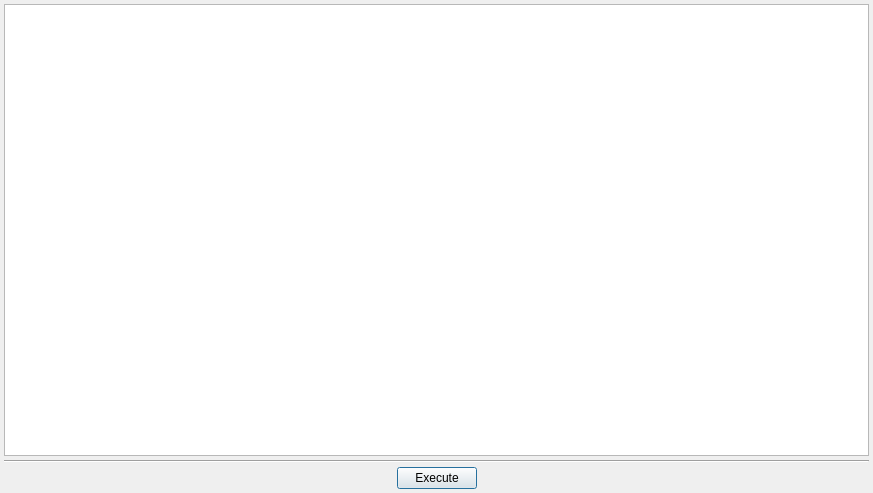
<?xml version="1.0" encoding="UTF-8"?>
<ui version="4.0">
 <class>CVSqlDialog</class>
 <widget class="QDialog" name="CVSqlDialog">
  <property name="geometry">
   <rect>
    <x>0</x>
    <y>0</y>
    <width>873</width>
    <height>493</height>
   </rect>
  </property>
  <property name="windowTitle">
   <string>Dialog</string>
  </property>
  <layout class="QVBoxLayout" name="verticalLayout">
   <property name="spacing">
    <number>4</number>
   </property>
   <property name="leftMargin">
    <number>4</number>
   </property>
   <property name="topMargin">
    <number>4</number>
   </property>
   <property name="rightMargin">
    <number>4</number>
   </property>
   <property name="bottomMargin">
    <number>4</number>
   </property>
   <item>
    <widget class="QTextEdit" name="edText"/>
   </item>
   <item>
    <widget class="Line" name="line">
     <property name="orientation">
      <enum>Qt::Horizontal</enum>
     </property>
    </widget>
   </item>
   <item>
    <layout class="QHBoxLayout" name="horizontalLayout">
     <item>
      <spacer name="horizontalSpacer_2">
       <property name="orientation">
        <enum>Qt::Horizontal</enum>
       </property>
       <property name="sizeHint" stdset="0">
        <size>
         <width>40</width>
         <height>20</height>
        </size>
       </property>
      </spacer>
     </item>
     <item>
      <widget class="QPushButton" name="btExecute">
       <property name="text">
        <string>Execute</string>
       </property>
      </widget>
     </item>
     <item>
      <spacer name="horizontalSpacer">
       <property name="orientation">
        <enum>Qt::Horizontal</enum>
       </property>
       <property name="sizeHint" stdset="0">
        <size>
         <width>40</width>
         <height>20</height>
        </size>
       </property>
      </spacer>
     </item>
    </layout>
   </item>
  </layout>
 </widget>
 <resources/>
 <connections/>
</ui>
